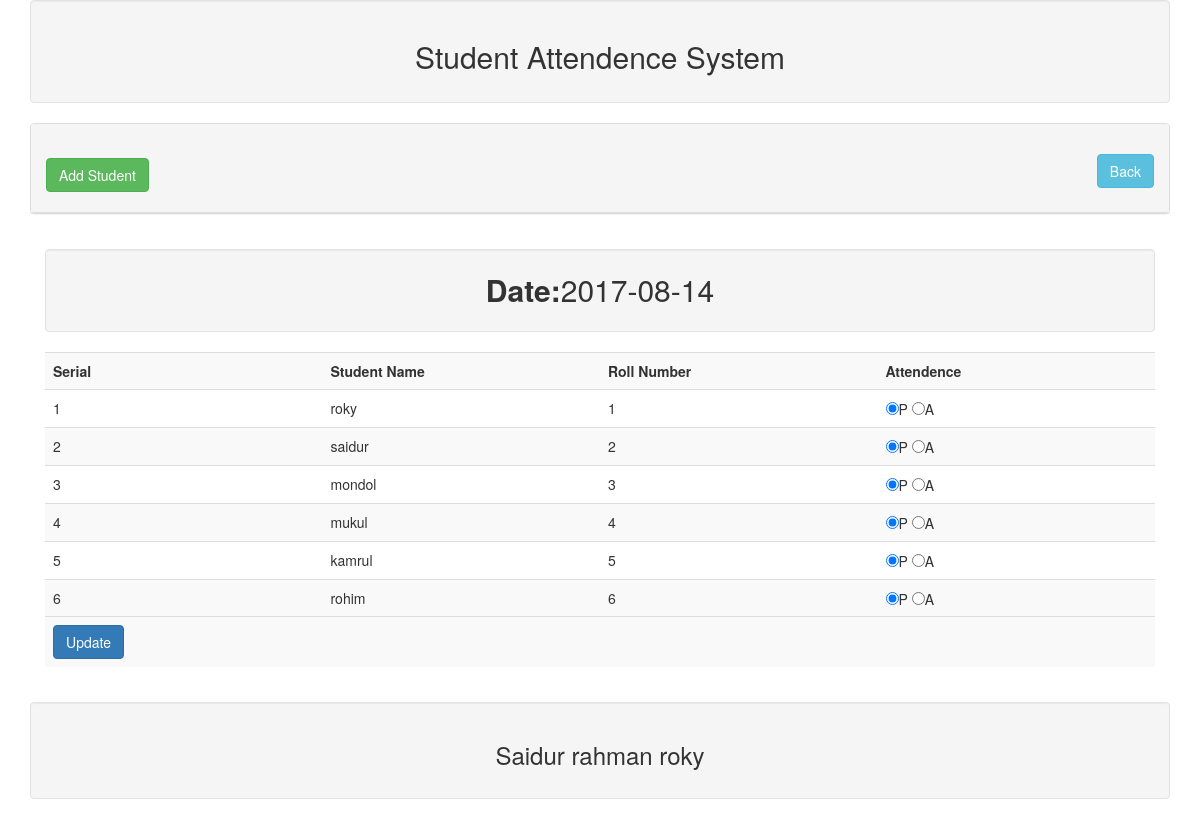
Screenshot of /student_view.php?dt=2017-08-14 with the database file from the repository.
### tables this page shows
CREATE TABLE IF NOT EXISTS `tbl_student` (
  `id` int(11) NOT NULL AUTO_INCREMENT,
  `name` varchar(255) NOT NULL,
  `roll` int(11) NOT NULL,
  PRIMARY KEY (`id`)
);

CREATE TABLE IF NOT EXISTS `tbl_attendence` (
  `id` int(11) NOT NULL AUTO_INCREMENT,
  `roll` int(11) NOT NULL,
  `attend` varchar(255) NOT NULL,
  `att_time` date NOT NULL,
  PRIMARY KEY (`id`)
);

### lib/Database.php (called while the page is built, shortened)
<?php
Class Database{
	public $host   = DB_HOST;
	public $user   = DB_USER;
	public $pass   = DB_PASS;
	public $dbname = DB_NAME;
	public $link;
	private function connectDB(){
	$this->link = new mysqli($this->host, $this->user, $this->pass, $this->dbname);
 }
	public function select($query){
		$result = $this->link->query($query) or die($this->link->error.__LINE__);
		if($result->num_rows > 0){
			return $result;
		} else {
			return false;
		}
	}
}

### lib/Student.php (called while the page is built, shortened)
<?php
	$filepath = realpath(dirname(__FILE__));
	include_once ($filepath.'/../lib/Database.php');
	class Student{
		private $db;
		function __construct()
		{
			$this -> db = new Database();
		}
		public function getAllData($dt){
			$query = "SELECT tbl_student.name, tbl_attendence.*
						FROM tbl_student
						INNER JOIN tbl_attendence
						ON tbl_student.roll = tbl_attendence.roll
						WHERE att_time = '$dt'";
			$result = $this -> db ->select($query);
			return $result;
		}
	}
?>

### student_view.php (the view, shortened to what this page needs)
<?php
	 include 'inc/header.php';
	 include 'lib/Student.php';
?>
<?php
	$stu = new Student();
	$dt = $_GET['dt'];
?>
		<div class="panel panel-default">
			<div class="panel-heading">
				<h2>
					<a class="btn btn-success" href="add.php">Add Student</a>
					<a class="btn btn-info pull-right" href="dateview.php">Back</a>
				</h2>
			</div>
		</div>
		<div class="panel-body">
			<div class="well text-center" style="font-size:30px;">
				<strong>Date:</strong><?php echo $dt;?>
			</div>
			<form method="post" action="">
				<table class="table table-striped">
					<tr>
						<th width="25%">Serial</th>
						<th width="25%">Student Name</th>
						<th width="25%">Roll Number</th>
						<th width="25%">Attendence</th>
					</tr>
			<?php
				$getdata = $stu ->getAllData($dt);
				if($getdata){
					$i = 0;
					while ($result = $getdata ->fetch_assoc()) {
						$i++;
			?>
					<tr>
						<td><?php echo $i ;?></td>
						<td><?php echo $result['name'] ;?></td>
						<td><?php echo $result['roll'] ;?></td>
						<td>
							<input type="radio" name="attend[<?php echo $result['roll'] ;?>]" value="present"
							 <?php
							 	if($result['attend'] == "present"){ echo "checked"; }
							 ?>>P
							<input type="radio" name="attend[<?php echo $result['roll'] ;?>]" value="absent"<?php
							 	if($result['attend'] == "absent"){ echo "checked"; }
							 ?>>A
						</td>
					</tr>
			<?php } } ?>
					<tr>
					<tr>
						<td colspan="4">
						<input class="btn btn-primary" type="submit" name="submit" value="Update">
					</td>
				</table>
			</form>
		</div>
<?php include 'inc/footer.php'; ?>

### rows the page displays
tbl_student: name "roky", tbl_attendence.roll "1"
tbl_attendence: attend "☑"
tbl_student: name "saidur", tbl_attendence.roll "2"
tbl_attendence: attend "☑"
tbl_student: name "mondol", tbl_attendence.roll "3"
tbl_attendence: attend "☑"
tbl_student: name "mukul", tbl_attendence.roll "4"
tbl_attendence: attend "☑"
tbl_student: name "kamrul", tbl_attendence.roll "5"
tbl_attendence: attend "☑"
tbl_student: name "rohim", tbl_attendence.roll "6"
tbl_attendence: attend "☑"

### other values shown
$dt "2017-08-14"
